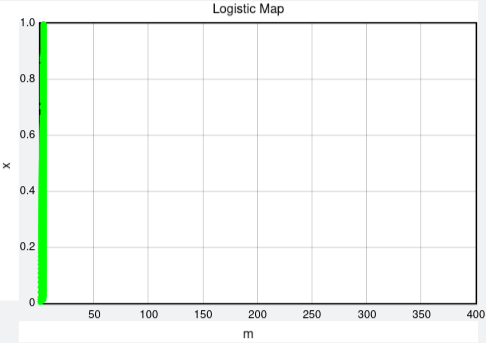

Write Python code to recreate this figure.
from vpython import *

m_min = 1.0; m_max = 4.0; step = 0.01

graph1 = graph(width=600, height=400, title='Logistic Map', xtitle='m', ytitle='x', xmax=400, xmin=1., ymax=1., ymin=0.)
pts = gdots(size=1.5, color=color.green,)
lasty = int(1000 * 0.5)
count = 0

for m in arange(m_min, m_max, step):
    y = 0.5
    for i in range(1, 201, 1):
        y = m * y * (1 - y)
    for i in range(201, 402, 1):
        y = m * y * (1 - y)
    for i in range(201, 402, 1):
        oldy = int(1000 * y)
        y = m * y * (1 - y)
        inty = int(1000 * y)
        if (inty != lasty and count % 2 == 0):
            pts.plot(pos=(m, y))
        lasty = inty
        count += 1
